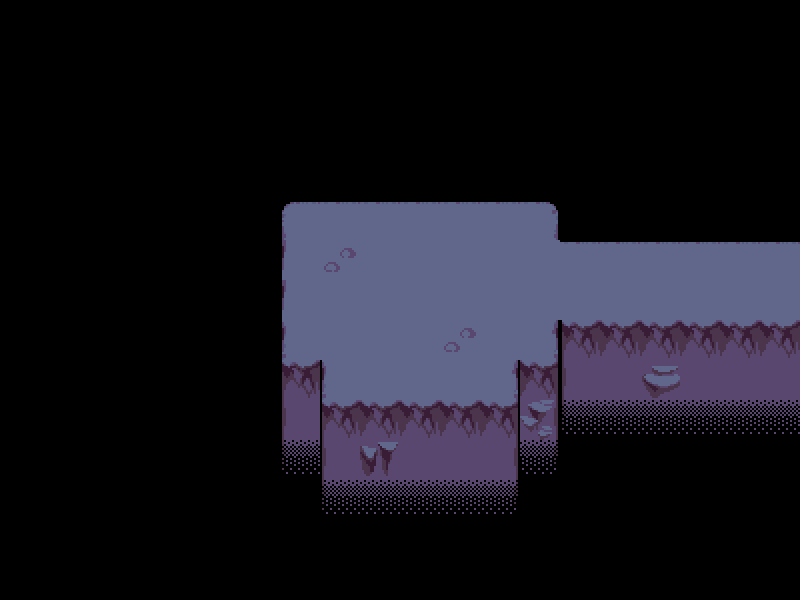

The image is a tile-based game level rendered from a .tmx file. Its description and complete source (layers, tilesets, objects, tile grids) follow:
An orthogonal 20x15 tile map with 40x40 px tiles, 4 tile layers (Фон, Основа, Эффекты наложения, Детализация) and 8 objects (7x obstacle, portal).

<map version="1.2" tiledversion="1.2.1" orientation="orthogonal" renderorder="left-up" width="20" height="15" tilewidth="40" tileheight="40" infinite="0" nextlayerid="26" nextobjectid="25">
 <tileset firstgid="1" source="bg_darktiles1(0).tsx" />
 <layer id="22" name="Фон" width="20" height="15">
  <data encoding="csv">
1,1,1,1,1,1,1,1,1,1,1,1,1,1,1,1,1,1,1,1,
1,1,1,1,1,1,1,1,1,1,1,1,1,1,1,1,1,1,1,1,
1,1,1,1,1,1,1,1,1,1,1,1,1,1,1,1,1,1,1,1,
1,1,1,1,1,1,1,1,1,1,1,1,1,1,1,1,1,1,1,1,
1,1,1,1,1,1,1,1,1,1,1,1,1,1,1,1,1,1,1,1,
1,1,1,1,1,1,1,1,1,1,1,1,1,1,1,1,1,1,1,1,
1,1,1,1,1,1,1,1,1,1,1,1,1,1,1,1,1,1,1,1,
1,1,1,1,1,1,1,1,1,1,1,1,1,1,1,1,1,1,1,1,
1,1,1,1,1,1,1,1,1,1,1,1,1,1,1,1,1,1,1,1,
1,1,1,1,1,1,1,1,1,1,1,1,1,1,1,1,1,1,1,1,
1,1,1,1,1,1,1,1,1,1,1,1,1,1,1,1,1,1,1,1,
1,1,1,1,1,1,1,1,1,1,1,1,1,1,1,1,1,1,1,1,
1,1,1,1,1,1,1,1,1,1,1,1,1,1,1,1,1,1,1,1,
1,1,1,1,1,1,1,1,1,1,1,1,1,1,1,1,1,1,1,1,
1,1,1,1,1,1,1,1,1,1,1,1,1,1,1,1,1,1,1,1
</data>
 </layer>
 <layer id="23" name="Основа" width="20" height="15">
  <data encoding="csv">
0,0,0,0,0,0,0,0,0,0,0,0,0,0,0,0,0,0,0,0,
0,0,0,0,0,0,0,0,0,0,0,0,0,0,0,0,0,0,0,0,
0,0,0,0,0,0,0,0,0,0,0,0,0,0,0,0,0,0,0,0,
0,0,0,0,0,0,0,0,0,0,0,0,0,0,0,0,0,0,0,0,
0,0,0,0,0,0,0,0,0,0,0,0,0,0,0,0,0,0,0,0,
0,0,0,0,0,0,0,2,3,3,3,3,3,4,0,0,0,0,0,0,
0,0,0,0,0,0,0,7,8,8,8,8,8,8,3,3,3,3,3,3,
0,0,0,0,0,0,0,7,8,8,8,8,8,8,13,13,13,13,13,13,
0,0,0,0,0,0,0,12,8,8,8,8,8,14,17,18,18,18,18,18,
0,0,0,0,0,0,0,17,12,13,13,13,14,19,22,23,23,23,23,23,
0,0,0,0,0,0,0,22,17,18,18,18,19,24,22,23,23,23,23,23,
0,0,0,0,0,0,0,22,22,23,23,23,24,24,0,0,0,0,0,0,
0,0,0,0,0,0,0,0,22,23,23,23,24,0,0,0,0,0,0,0,
0,0,0,0,0,0,0,0,0,0,0,0,0,0,0,0,0,0,0,0,
0,0,0,0,0,0,0,0,0,0,0,0,0,0,0,0,0,0,0,0
</data>
 </layer>
 <layer id="24" name="Эффекты наложения" width="20" height="15">
  <data encoding="csv">
0,0,0,0,0,0,0,0,0,0,0,0,0,0,0,0,0,0,0,0,
0,0,0,0,0,0,0,0,0,0,0,0,0,0,0,0,0,0,0,0,
0,0,0,0,0,0,0,0,0,0,0,0,0,0,0,0,0,0,0,0,
0,0,0,0,0,0,0,0,0,0,0,0,0,0,0,0,0,0,0,0,
0,0,0,0,0,0,0,0,0,0,0,0,0,0,0,0,0,0,0,0,
0,0,0,0,0,0,0,0,0,0,0,0,0,0,0,0,0,0,0,0,
0,0,0,0,0,0,0,0,0,0,0,0,0,0,0,0,0,0,0,0,
0,0,0,0,0,0,0,0,0,0,0,0,0,0,0,0,0,0,0,0,
0,0,0,0,0,0,0,0,0,0,0,0,0,0,0,0,0,0,0,0,
0,0,0,0,0,0,0,0,0,0,0,0,0,0,0,0,0,0,0,0,
0,0,0,0,0,0,0,0,0,0,0,0,0,0,76,76,76,76,76,76,
0,0,0,0,0,0,0,76,0,0,0,0,0,76,0,0,0,0,0,0,
0,0,0,0,0,0,0,0,76,76,76,76,76,0,0,0,0,0,0,0,
0,0,0,0,0,0,0,0,0,0,0,0,0,0,0,0,0,0,0,0,
0,0,0,0,0,0,0,0,0,0,0,0,0,0,0,0,0,0,0,0
</data>
 </layer>
 <layer id="25" name="Детализация" width="20" height="15" opacity="0.99">
  <data encoding="csv">
0,0,0,0,0,0,0,0,0,0,0,0,0,0,0,0,0,0,0,0,
0,0,0,0,0,0,0,0,0,0,0,0,0,0,0,0,0,0,0,0,
0,0,0,0,0,0,0,0,0,0,0,0,0,0,0,0,0,0,0,0,
0,0,0,0,0,0,0,0,0,0,0,0,0,0,0,0,0,0,0,0,
0,0,0,0,0,0,0,0,0,0,0,0,0,0,0,0,0,0,0,0,
0,0,0,0,0,0,0,0,0,0,0,0,0,0,0,0,0,0,0,0,
0,0,0,0,0,0,0,0,30,0,0,0,0,0,0,0,0,0,0,0,
0,0,0,0,0,0,0,0,0,0,0,0,0,0,0,0,0,0,0,0,
0,0,0,0,0,0,0,0,0,0,0,30,0,0,0,0,0,0,0,0,
0,0,0,0,0,0,0,0,0,0,0,0,0,0,0,0,10,0,0,0,
0,0,0,0,0,0,0,0,0,0,0,0,0,15,0,0,0,0,0,0,
0,0,0,0,0,0,0,0,0,5,0,0,0,0,0,0,0,0,0,0,
0,0,0,0,0,0,0,0,0,0,0,0,0,0,0,0,0,0,0,0,
0,0,0,0,0,0,0,0,0,0,0,0,0,0,0,0,0,0,0,0,
0,0,0,0,0,0,0,0,0,0,0,0,0,0,0,0,0,0,0,0
</data>
 </layer>
 <objectgroup id="6" name="Границы столкновений">
  <object id="11" type="obstacle" x="560" y="200" width="240" height="40" />
  <object id="12" type="obstacle" x="280" y="160" width="280" height="40" />
  <object id="13" type="obstacle" x="240" y="200" width="40" height="160" />
  <object id="14" type="obstacle" x="280" y="360" width="40" height="40" />
  <object id="15" type="obstacle" x="320" y="400" width="200" height="40" />
  <object id="16" type="obstacle" x="520" y="360" width="40" height="40" />
  <object id="17" type="obstacle" x="560" y="320" width="240" height="40" />
 </objectgroup>
 <objectgroup id="12" name="Порталы">
  <object id="24" type="portal" x="790" y="240" width="10" height="80">
   <properties>
    <property name="dest_room" value="dark_intro2" />
    <property name="dest_x" type="int" value="40" />
    <property name="dest_y" type="int" value="240" />
   </properties>
  </object>
 </objectgroup>
</map>